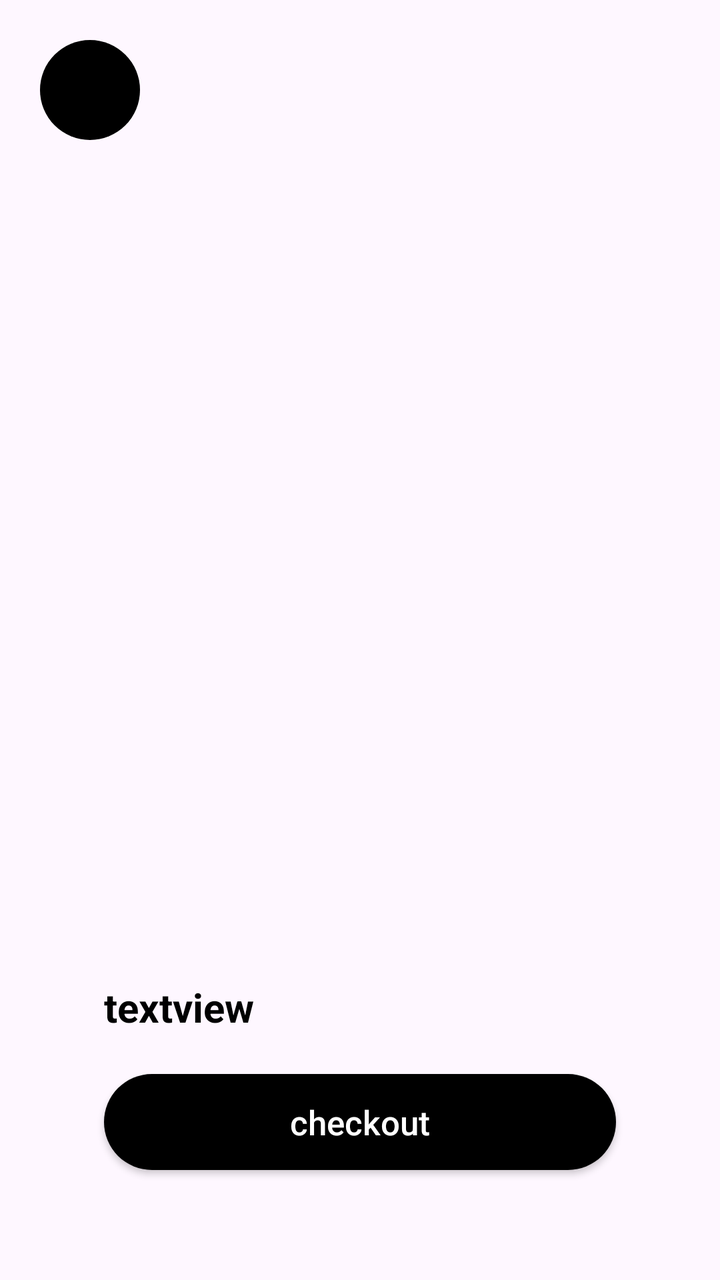
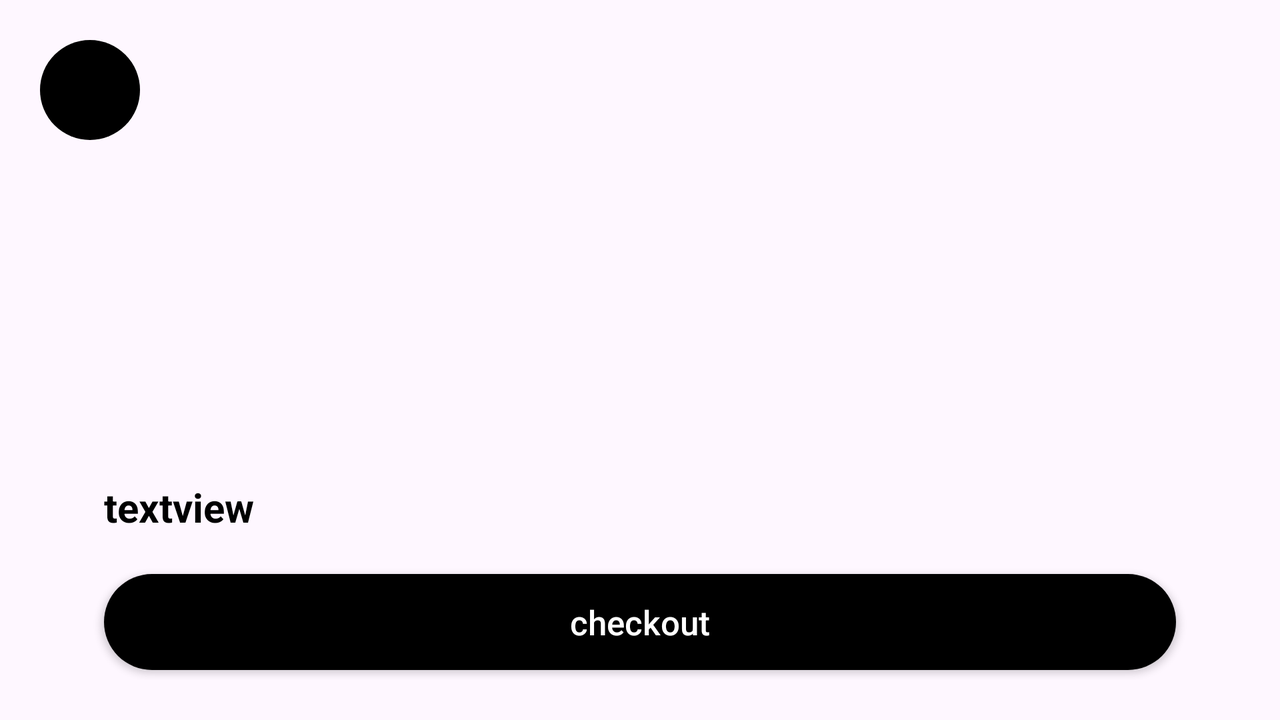

Compare how this app lays out the same screen by default and in its alternative resource folder. The renders come first, then the two layout files and the values they reference.
<!-- AndroidManifest.xml: application theme Theme.Intel -->
<!-- res/layout/activity_cart_display.xml -->
<?xml version="1.0" encoding="utf-8"?>
<RelativeLayout xmlns:android="http://schemas.android.com/apk/res/android"
    xmlns:app="http://schemas.android.com/apk/res-auto"
    xmlns:tools="http://schemas.android.com/tools"
    android:layout_width="match_parent"
    android:layout_height="match_parent"
    android:layout_margin="20dp"
    android:orientation="vertical"
    tools:context=".Cart.CartDisplay">
  <LinearLayout
      android:id="@+id/topp"
      android:layout_width="match_parent"
      android:layout_height="50dp"
      android:orientation="horizontal" >
    <ImageView
        android:padding="10dp"
        android:layout_width="50dp"
        android:layout_height="50dp"
        android:src="@drawable/logo"
        android:background="@drawable/button"/>
  </LinearLayout>


  <androidx.recyclerview.widget.RecyclerView
      android:id="@+id/cartRecyclerView"
      android:layout_marginTop="10dp"
      android:layout_width="match_parent"
      android:layout_height="500dp"
      android:layout_marginBottom="16dp"
      android:layout_below="@+id/topp">

  </androidx.recyclerview.widget.RecyclerView>
  <TextView
    android:id="@+id/cartEmptyText"
    android:layout_width="wrap_content"
    android:layout_height="wrap_content"
    android:layout_centerInParent="true"
    android:text="Your Cart is Empty"
    android:textSize="20sp"
    android:textColor="@color/black"
    android:visibility="gone" />

<LinearLayout
    android:layout_width="match_parent"
    android:layout_height="130dp"
    android:orientation="vertical"
    android:layout_alignParentBottom="true">
  <TextView
      android:id="@+id/cartTotalPrice"
      android:layout_width="wrap_content"
      android:layout_height="wrap_content"
      android:layout_marginEnd="32dp"
      android:text="textview"
      android:layout_marginStart="32dp"
      android:textColor="@color/black"
      android:textSize="20sp"
      android:textStyle="bold"
      android:layout_below="@id/cartRecyclerView" />

  <androidx.appcompat.widget.AppCompatButton
      android:id="@+id/cartCheckoutBtn"
      android:layout_below="@id/cartTotalPrice"
      android:layout_width="match_parent"
      android:layout_height="wrap_content"
      android:layout_marginStart="32dp"
      android:layout_marginEnd="32dp"
      android:layout_marginTop="20dp"
      app:backgroundTint="@color/black"
      android:text="checkout"
      android:background="@drawable/button"
      android:textAllCaps="false"
      android:textColor="@color/white"
      android:textSize="17sp" />

</LinearLayout>

</RelativeLayout>
<!-- resources referenced by this layout -->
<resources>
  <color name="black">#FF000000</color>
  <color name="white">#FFFFFFFF</color>
  <!-- drawable button (drawable) -->
  <?xml version="1.0" encoding="utf-8"?>
  <shape xmlns:android="http://schemas.android.com/apk/res/android">
      <solid android:color="@color/black"/>
      <corners android:radius="200dp"/>
  </shape>
  <!-- drawable logo: png bitmap (mipmap-hdpi, 4765 bytes) -->
  <style name="Theme.Intel" parent="Base.Theme.Intel" />
  <style name="Base.Theme.Intel" parent="Theme.Material3.DayNight.NoActionBar">
          
          
      </style>
</resources>
<!-- res/layout-land/activity_cart_display.xml (the repository's variant of the layout above) -->
<!-- drawn on the phone turned sideways -->
<?xml version="1.0" encoding="utf-8"?>
<RelativeLayout xmlns:android="http://schemas.android.com/apk/res/android"
    xmlns:app="http://schemas.android.com/apk/res-auto"
    xmlns:tools="http://schemas.android.com/tools"
    android:layout_width="match_parent"
    android:layout_height="match_parent"
    android:layout_margin="20dp"
    android:orientation="vertical"
    tools:context=".Cart.CartDisplay">
  <LinearLayout
      android:id="@+id/topp"
      android:layout_width="match_parent"
      android:layout_height="50dp"
      android:orientation="horizontal" >
    <ImageView
        android:padding="10dp"
        android:layout_width="50dp"
        android:layout_height="50dp"
        android:src="@drawable/logo"
        android:background="@drawable/button"/>
  </LinearLayout>


  <androidx.recyclerview.widget.RecyclerView
      android:id="@+id/cartRecyclerView"
      android:layout_marginTop="10dp"
      android:layout_width="match_parent"
      android:layout_height="200dp"
      android:layout_marginBottom="16dp"
      android:layout_below="@+id/topp">

  </androidx.recyclerview.widget.RecyclerView>


<LinearLayout
    android:layout_width="match_parent"
    android:layout_height="100dp"
    android:orientation="vertical"
    android:layout_alignParentBottom="true">
  <TextView
      android:id="@+id/cartTotalPrice"
      android:layout_width="wrap_content"
      android:layout_height="wrap_content"
      android:layout_marginEnd="32dp"
      android:text="textview"
      android:layout_marginStart="32dp"
      android:textColor="@color/black"
      android:textSize="20sp"
      android:textStyle="bold"
      android:layout_below="@id/cartRecyclerView" />

  <androidx.appcompat.widget.AppCompatButton
      android:id="@+id/cartCheckoutBtn"
      android:layout_below="@id/cartTotalPrice"
      android:layout_width="match_parent"
      android:layout_height="wrap_content"
      android:layout_marginStart="32dp"
      android:layout_marginEnd="32dp"
      android:layout_marginTop="20dp"
      app:backgroundTint="@color/black"
      android:text="checkout"
      android:background="@drawable/button"
      android:textAllCaps="false"
      android:textColor="@color/white"
      android:textSize="17sp" />

</LinearLayout>

</RelativeLayout>
